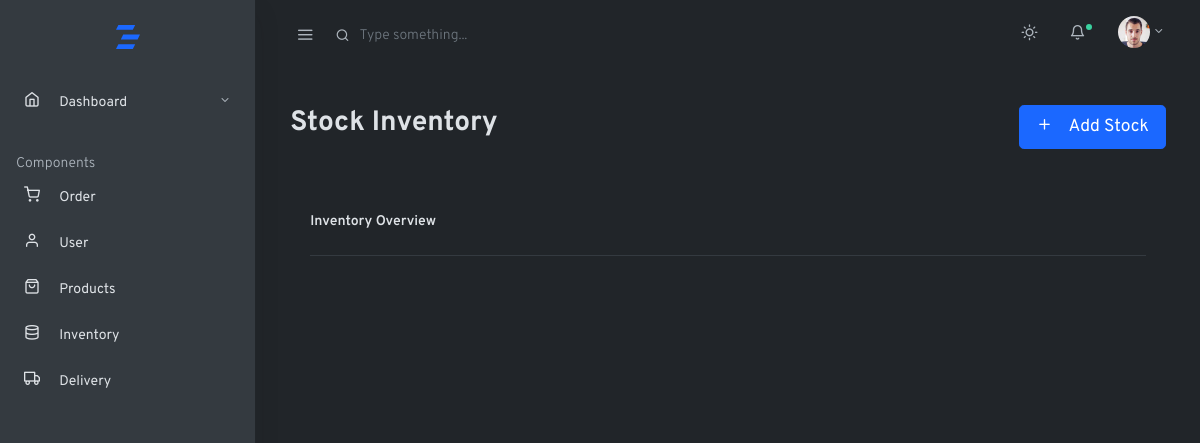
The page /admin/dark/files-grid.php on the database as committed earlier.
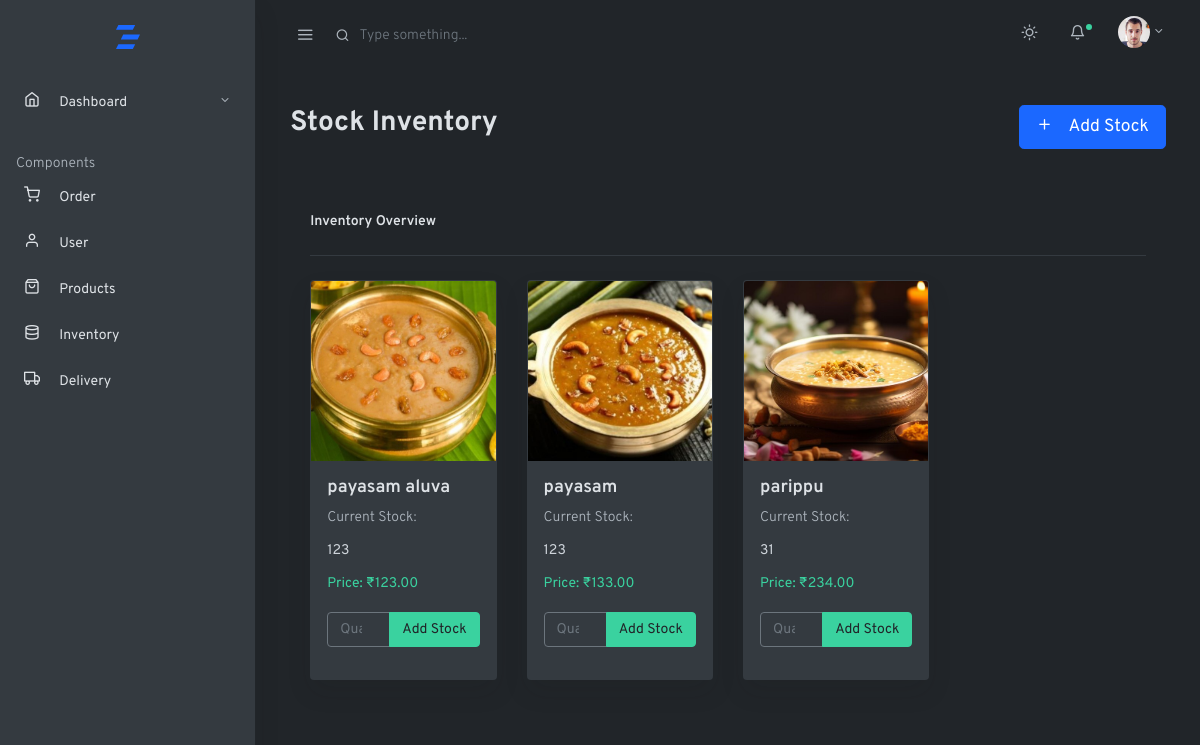
The same page on the database as committed later.
### tables this page shows
CREATE TABLE `product_table` (
  `pid` int(100) NOT NULL,
  `pname` varchar(100) NOT NULL,
  `pphoto` varchar(255) NOT NULL,
  `pdescription` varchar(100) NOT NULL,
  `pprice` varchar(100) NOT NULL,
  `current_stock` varchar(255) NOT NULL
);

### admin/dark/files-grid.php (the view, shortened to what this page needs)
<!doctype html>
<html lang="en">
<head>
  <link rel="stylesheet" href="css/simplebar.css">
  <link rel="stylesheet" href="css/feather.css">
  <link rel="stylesheet" href="css/daterangepicker.css">
  <link rel="stylesheet" href="css/app-light.css" id="lightTheme" disabled>
  <link rel="stylesheet" href="css/app-dark.css" id="darkTheme">
</head>
<body class="vertical  dark  ">
  <div class="wrapper">
    <nav class="topnav navbar navbar-light">
      <button type="button" class="navbar-toggler text-muted mt-2 p-0 mr-3 collapseSidebar">
        <i class="fe fe-menu navbar-toggler-icon"></i>
      </button>
      <form class="form-inline mr-auto searchform text-muted">
        <input class="form-control mr-sm-2 bg-transparent border-0 pl-4 text-muted" type="search"
          placeholder="Type something..." aria-label="Search">
      </form>
      <ul class="nav">
        <li class="nav-item">
          <a class="nav-link text-muted my-2" href="#" id="modeSwitcher" data-mode="dark">
            <i class="fe fe-sun fe-16"></i>
          </a>
        </li>
        <li class="nav-item nav-notif">
          <a class="nav-link text-muted my-2" href="./#" data-toggle="modal" data-target=".modal-notif">
            <span class="fe fe-bell fe-16"></span>
            <span class="dot dot-md bg-success"></span>
          </a>
        </li>
        <li class="nav-item dropdown">
          <a class="nav-link dropdown-toggle text-muted pr-0" href="#" id="navbarDropdownMenuLink" role="button"
            data-toggle="dropdown" aria-haspopup="true" aria-expanded="false">
            <span class="avatar avatar-sm mt-2">
              <img src="./assets/avatars/face-1.jpg" alt="..." class="avatar-img rounded-circle">
            </span>
          </a>
        </li>
      </ul>
    </nav>
    <aside class="sidebar-left border-right bg-white shadow" id="leftSidebar" data-simplebar>
      <nav class="vertnav navbar navbar-light">
        <div class="w-100 mb-4 d-flex">
          <a class="navbar-brand mx-auto mt-2 flex-fill text-center" href="./index.html">
          </a>
        </div>
        <ul class="navbar-nav flex-fill w-100 mb-2">
          <li class="nav-item dropdown">
            <a href="#dashboard" data-toggle="collapse" aria-expanded="false" class="dropdown-toggle nav-link">
              <i class="fe fe-home fe-16"></i>
              <span class="ml-3 item-text">Dashboard</span><span class="sr-only">(current)</span>
            </a>
          </li>
        </ul>
        <p class="text-muted nav-heading mt-4 mb-1">
          <span>Components</span>
        </p>
        <ul class="navbar-nav flex-fill w-100 mb-2">
          <li class="nav-item w-100">
            <a class="nav-link" href="page-orders.php">
              <i class="fe fe-shopping-cart fe-16"></i>
              <span class="ml-3 item-text">Order</span>
            </a>
          </li>
        </ul>
        <ul class="navbar-nav flex-fill w-100 mb-2">
          <li class="nav-item w-100">
            <a class="nav-link" href="contacts-list.html">
              <i class="fe fe-user fe-16"></i>
              <span class="ml-3 item-text">User</span>
            </a>
          </li>
        </ul>
        <ul class="navbar-nav flex-fill w-100 mb-2">
          <li class="nav-item w-100">
            <a class="nav-link" href="files-list.php">
              <i class="fe fe-shopping-bag fe-16"></i>
              <span class="ml-3 item-text">Products</span>
            </a>
          </li>
        </ul>
        <ul class="navbar-nav flex-fill w-100 mb-2">
          <li class="nav-item w-100">
            <a class="nav-link" href="files-grid.php">
              <i class="fe fe-database fe-16"></i>
              <span class="ml-3 item-text">Inventory</span>
            </a>
          </li>
        </ul>
        <ul class="navbar-nav flex-fill w-100 mb-2">
          <li class="nav-item w-100">
            <a class="nav-link" href="support-tickets.html">
              <i class="fe fe-truck fe-16"></i>
              <span class="ml-3 item-text">Delivery</span>
            </a>
          </li>
        </ul>
      </nav>
    </aside>
<main role="main" class="main-content">
  <?php
    $host = 'localhost';
    $user = 'root';
    $password = '';
    $dbname = 'sweetstream';
    $conn = new mysqli($host, $user, $password, $dbname);
    $query = "SELECT pid, pname, current_stock, pphoto, pdescription, pprice FROM product_table";
    $result = $conn->query($query);
    $products = [];
    if ($result->num_rows > 0) {
        while ($row = $result->fetch_assoc()) {
            $products[] = $row;
        }
    }
  ?>
  <div class="container-fluid">
    <div class="row justify-content-center">
      <div class="col-md-12">
        <div class="row align-items-center my-3">
          <div class="col">
            <h2 class="page-title">Stock Inventory</h2>
          </div>
          <div class="col-auto">
            <button type="button" class="btn btn-lg btn-primary" data-toggle="modal" data-target="#addStockModal">
              <span class="fe fe-plus fe-16 mr-3"></span>Add Stock
            </button>
          </div>
        </div>
        <div class="file-container border-top">
          <div class="file-panel mt-4">
            <h6 class="mb-3">Inventory Overview</h6>
            <hr class="my-4">
            <div class="row">
              <?php foreach ($products as $product): ?>
                <div class="col-md-6 col-lg-3">
                  <div class="card shadow mb-4 product-card">
                    <img src="<?php echo htmlspecialchars($product['pphoto']); ?>" class="card-img-top" alt="Product Image">
                    <div class="card-body d-flex flex-column">
                      <h5 class="card-title"><?php echo htmlspecialchars($product['pname']); ?></h5>
                      <p class="text-muted">Current Stock: <?php echo $product['current_stock']; ?></p>
                      <p class="card-text"><?php echo htmlspecialchars($product['pdescription']); ?></p>
                      <p class="text-success">Price: ₹<?php echo number_format($product['pprice'], 2); ?></p>
                      <form action="update_stock.php" method="POST" class="form-inline">
                        <div class="input-group mb-3">
                          <input type="number" name="quantity" class="form-control" min="1" placeholder="Quantity" required>
                          <div class="input-group-append">
                            <button type="submit" class="btn btn-success">Add Stock</button>
                          </div>
                        </div>
                      </form>
                    </div>
                  </div>
                </div>
              <?php endforeach; ?>
            </div>
          </div>
        </div>
      </div>
    </div>
  </div>
</main>
    </div>
  </body>
</html>

### admin/dark/css/simplebar.css (style rules this page uses)
[data-simplebar] { position: relative; flex-direction: column; flex-wrap: wrap; justify-content: flex-start; align-content: flex-start; align-items: flex-start; }

### admin/dark/css/feather.css (style rules this page uses)
.fe { font-family: "feather" !important; speak: none; font-style: normal; font-weight: normal; font-variant: normal; text-transform: none; line-height: 1; -webkit-font-smoothing: antialiased; -moz-osx-font-smoothing: grayscale; }
.fe-16 { font-size: 16px; }
.fe-bell:before { content: ""; }
.fe-database:before { content: ""; }
.fe-home:before { content: ""; }
.fe-menu:before { content: ""; }
.fe-plus:before { content: ""; }
.fe-shopping-bag:before { content: ""; }
.fe-shopping-cart:before { content: ""; }
.fe-sun:before { content: ""; }
.fe-truck:before { content: ""; }
.fe-user:before { content: ""; }

### admin/dark/files-grid.php (style rules this page uses)
.product-card { display: flex; flex-direction: column; height: 100%; max-height: 400px; }
.product-card .card-body { flex-grow: 1; display: flex; flex-direction: column; justify-content: space-between; }
.product-card .card-body h5 { font-size: 1.125rem; font-weight: 600; margin-bottom: 0.5rem; }
.product-card .card-body p { margin-bottom: 0.75rem; }
.product-card .form-inline { margin-top: auto; }
.card-img-top { height: 180px; object-fit: cover; }
.product-card .card-body { padding: 1rem; }
.product-card .form-inline .form-control { max-width: 80px; }
.product-card .form-inline .btn { max-width: 100px; }
.file-container { padding: 20px; margin-top: 20px; }

Rows that differ between the two databases and show on the page:
added product_table: pphoto (picture), pname "payasam aluva", pdescription "123", pprice "123.00"
added product_table: pphoto (picture), pname "payasam", pdescription "123", pprice "133.00"
added product_table: pphoto (picture), pname "parippu", pdescription "31", pprice "234.00"
